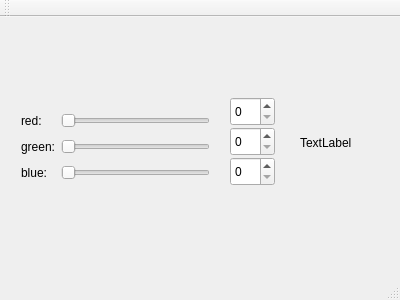
<?xml version="1.0" encoding="UTF-8"?>
<ui version="4.0">
 <class>MainWindow</class>
 <widget class="QMainWindow" name="MainWindow">
  <property name="geometry">
   <rect>
    <x>0</x>
    <y>0</y>
    <width>400</width>
    <height>300</height>
   </rect>
  </property>
  <property name="windowTitle">
   <string>MainWindow</string>
  </property>
  <widget class="QWidget" name="centralWidget">
   <widget class="QWidget" name="gridLayoutWidget">
    <property name="geometry">
     <rect>
      <x>10</x>
      <y>80</y>
      <width>211</width>
      <height>101</height>
     </rect>
    </property>
    <layout class="QGridLayout" name="gridLayout">
     <item row="3" column="1">
      <widget class="QSlider" name="horizontalSliderBlue">
       <property name="orientation">
        <enum>Qt::Horizontal</enum>
       </property>
      </widget>
     </item>
     <item row="2" column="1">
      <widget class="QSlider" name="horizontalSliderGreen">
       <property name="orientation">
        <enum>Qt::Horizontal</enum>
       </property>
      </widget>
     </item>
     <item row="3" column="0">
      <widget class="QLabel" name="labelBlue">
       <property name="text">
        <string>blue:</string>
       </property>
      </widget>
     </item>
     <item row="1" column="0">
      <widget class="QLabel" name="labelRed">
       <property name="text">
        <string>red:</string>
       </property>
      </widget>
     </item>
     <item row="2" column="0">
      <widget class="QLabel" name="labelGreen">
       <property name="text">
        <string>green:</string>
       </property>
      </widget>
     </item>
     <item row="1" column="1">
      <widget class="QSlider" name="horizontalSliderRed">
       <property name="orientation">
        <enum>Qt::Horizontal</enum>
       </property>
      </widget>
     </item>
    </layout>
   </widget>
   <widget class="QLabel" name="colorLabel">
    <property name="geometry">
     <rect>
      <x>300</x>
      <y>100</y>
      <width>62</width>
      <height>51</height>
     </rect>
    </property>
    <property name="text">
     <string>TextLabel</string>
    </property>
   </widget>
   <widget class="QSpinBox" name="spinBoxRed">
    <property name="geometry">
     <rect>
      <x>230</x>
      <y>80</y>
      <width>45</width>
      <height>29</height>
     </rect>
    </property>
   </widget>
   <widget class="QSpinBox" name="spinBoxGreen">
    <property name="geometry">
     <rect>
      <x>230</x>
      <y>110</y>
      <width>45</width>
      <height>29</height>
     </rect>
    </property>
   </widget>
   <widget class="QSpinBox" name="spinBoxBlue">
    <property name="geometry">
     <rect>
      <x>230</x>
      <y>140</y>
      <width>45</width>
      <height>29</height>
     </rect>
    </property>
   </widget>
  </widget>
  <widget class="QMenuBar" name="menuBar">
   <property name="geometry">
    <rect>
     <x>0</x>
     <y>0</y>
     <width>400</width>
     <height>25</height>
    </rect>
   </property>
  </widget>
  <widget class="QToolBar" name="mainToolBar">
   <attribute name="toolBarArea">
    <enum>TopToolBarArea</enum>
   </attribute>
   <attribute name="toolBarBreak">
    <bool>false</bool>
   </attribute>
  </widget>
  <widget class="QStatusBar" name="statusBar"/>
 </widget>
 <layoutdefault spacing="6" margin="11"/>
 <resources/>
 <connections>
  <connection>
   <sender>horizontalSliderRed</sender>
   <signal>valueChanged(int)</signal>
   <receiver>spinBoxRed</receiver>
   <slot>setValue(int)</slot>
   <hints>
    <hint type="sourcelabel">
     <x>163</x>
     <y>138</y>
    </hint>
    <hint type="destinationlabel">
     <x>262</x>
     <y>137</y>
    </hint>
   </hints>
  </connection>
  <connection>
   <sender>horizontalSliderGreen</sender>
   <signal>valueChanged(int)</signal>
   <receiver>spinBoxGreen</receiver>
   <slot>setValue(int)</slot>
   <hints>
    <hint type="sourcelabel">
     <x>168</x>
     <y>169</y>
    </hint>
    <hint type="destinationlabel">
     <x>250</x>
     <y>169</y>
    </hint>
   </hints>
  </connection>
  <connection>
   <sender>horizontalSliderBlue</sender>
   <signal>valueChanged(int)</signal>
   <receiver>spinBoxBlue</receiver>
   <slot>setValue(int)</slot>
   <hints>
    <hint type="sourcelabel">
     <x>192</x>
     <y>203</y>
    </hint>
    <hint type="destinationlabel">
     <x>240</x>
     <y>202</y>
    </hint>
   </hints>
  </connection>
  <connection>
   <sender>spinBoxRed</sender>
   <signal>valueChanged(int)</signal>
   <receiver>horizontalSliderRed</receiver>
   <slot>setValue(int)</slot>
   <hints>
    <hint type="sourcelabel">
     <x>255</x>
     <y>124</y>
    </hint>
    <hint type="destinationlabel">
     <x>69</x>
     <y>141</y>
    </hint>
   </hints>
  </connection>
  <connection>
   <sender>spinBoxGreen</sender>
   <signal>valueChanged(int)</signal>
   <receiver>horizontalSliderGreen</receiver>
   <slot>setValue(int)</slot>
   <hints>
    <hint type="sourcelabel">
     <x>244</x>
     <y>154</y>
    </hint>
    <hint type="destinationlabel">
     <x>89</x>
     <y>170</y>
    </hint>
   </hints>
  </connection>
  <connection>
   <sender>spinBoxBlue</sender>
   <signal>valueChanged(int)</signal>
   <receiver>horizontalSliderBlue</receiver>
   <slot>setValue(int)</slot>
   <hints>
    <hint type="sourcelabel">
     <x>248</x>
     <y>186</y>
    </hint>
    <hint type="destinationlabel">
     <x>102</x>
     <y>200</y>
    </hint>
   </hints>
  </connection>
 </connections>
</ui>
